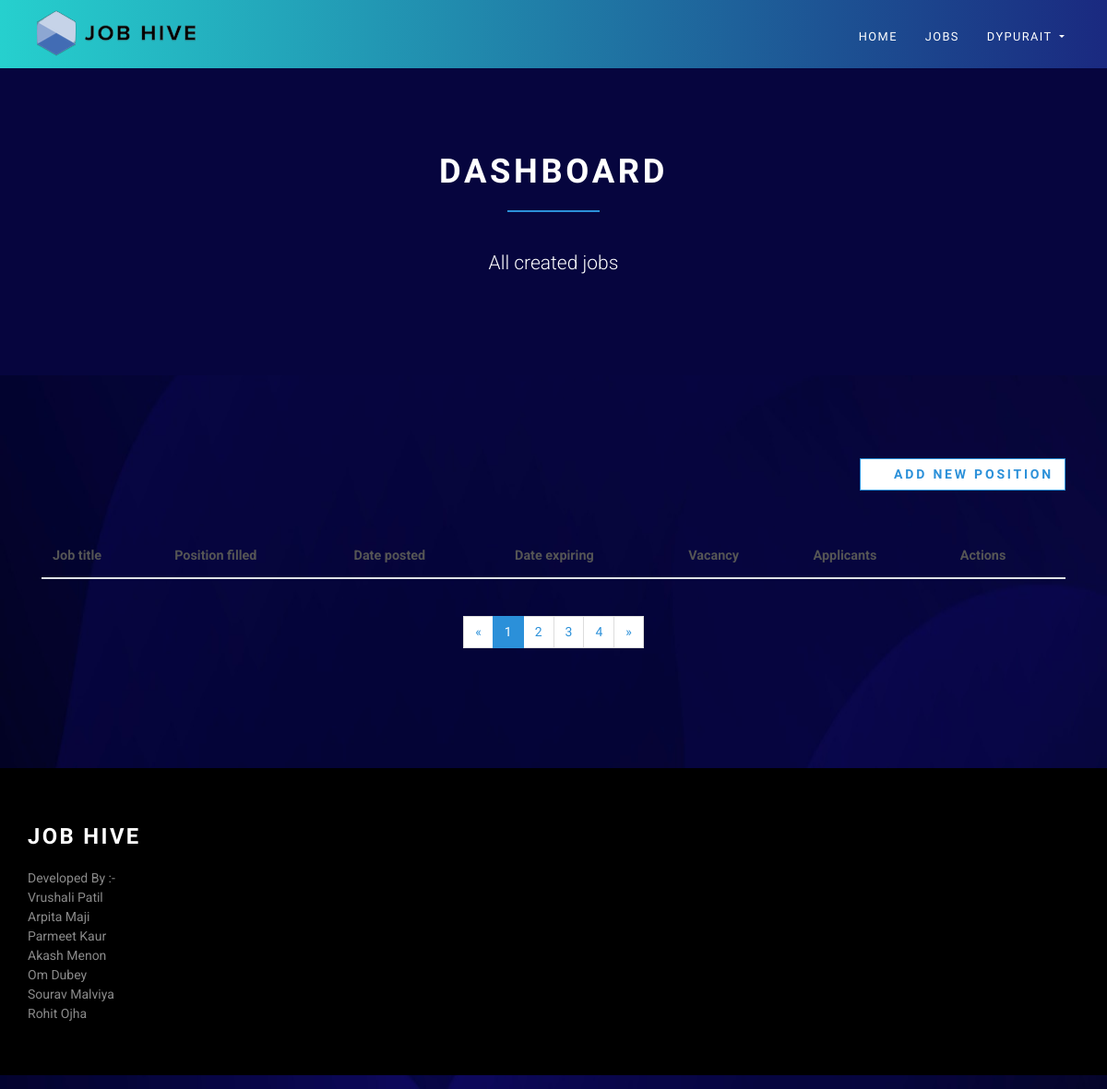
The app's page /en/employer/dashboard/ (signed in), older data.
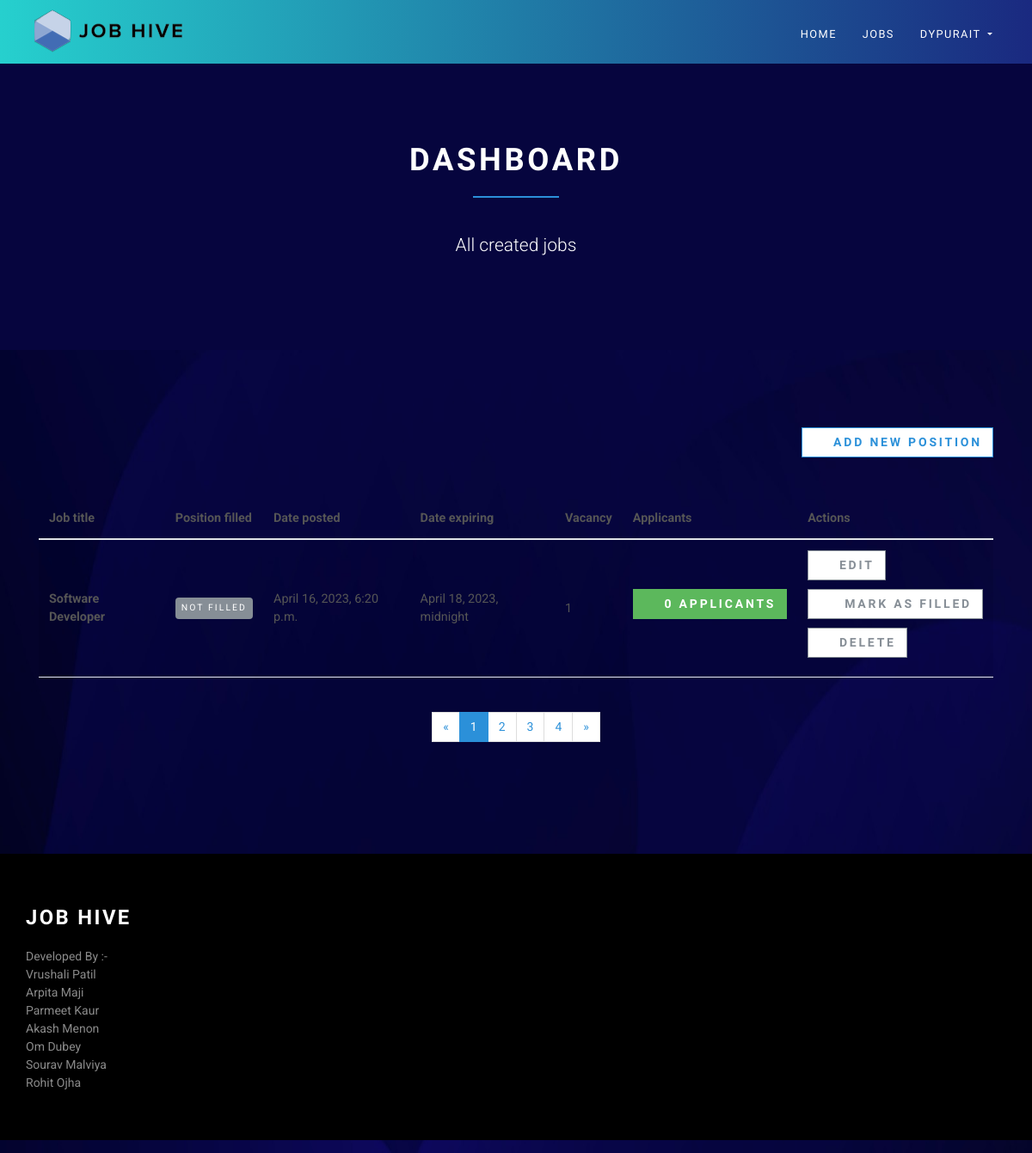
The same page, newer data.
### accounts/models.py (models this page shows, shortened)
class User(AbstractUser):
    username = None
    role = models.CharField(max_length=12, error_messages={"required": "Role must be provided"})
    gender = models.CharField(max_length=10, blank=True, null=True, default="")
    email = models.EmailField(
        unique=True, blank=False, error_messages={"unique": "A user with that email already exists."}
    )
    USERNAME_FIELD = "email"
    REQUIRED_FIELDS = []
    objects = UserManager()

### jobsapp/models.py (models this page shows, shortened)
class Job(models.Model):
    user = models.ForeignKey(User, on_delete=models.CASCADE)
    title = models.CharField(max_length=300)
    description = models.TextField()
    location = models.CharField(max_length=150)
    type = models.CharField(choices=JOB_TYPE, max_length=10)
    category = models.CharField(max_length=100)
    last_date = models.DateTimeField()
    company_name = models.CharField(max_length=100)
    company_description = models.CharField(max_length=300)
    website = models.CharField(max_length=100, default="")
    created_at = models.DateTimeField(default=timezone.now)
    filled = models.BooleanField(default=False)
    salary = models.IntegerField(default=0, blank=True)
    tags = models.ManyToManyField(Tag)
    vacancy = models.IntegerField(default=1)
    objects = JobManager()
    class Meta:
        ordering = ["id"]

### jobsapp/views/employer.py (the view)
# urls.py: path("", DashboardView.as_view(), name="employer-dashboard"),
class DashboardView(ListView):
    model = Job
    template_name = "jobs/employer/dashboard.html"
    context_object_name = "jobs"
    @method_decorator(login_required(login_url=reverse_lazy("accounts:login")))
    @method_decorator(user_is_employer)
    def dispatch(self, request, *args, **kwargs):
        return super().dispatch(self.request, *args, **kwargs)
    def get_queryset(self):
        return self.model.objects.filter(user_id=self.request.user.id)

### templates/jobs/employer/dashboard.html (shortened to what this page needs)
{% extends 'base.html' %}
{% load static %}
{% block content %}
    <section class="bg-light-gray" style="background-color :#06053e;">
        <div class="container">
            <div class="row">
                <div class="col-lg-8 mx-auto">
                    <h1 class="heading" style="color :white;">Dashboard</h1>
                    <p class="lead text-center" style="color :white;">All created jobs</p>
                </div>
            </div>
        </div>
    </section>
    <section>
        <div class="container">
            <div class="row">
                <div class="col-lg-12 text-right mb-5">
                    <a href="{% url 'jobs:employer-jobs-create' %}" class="btn btn-outline-white-primary">
                        <i class="fa fa-plus"></i>Add new position
                    </a>
                </div>
                <div class="col-lg-12">
                    <div class="table-responsive">
                        <table class="table table-striped table-hover table-client-dashboard">
                            <thead>
                            <tr>
                                <th>Job title</th>
                                <th>Position filled</th>
                                <th>Date posted</th>
                                <th>Date expiring</th>
                                <th>Vacancy</th>
                                <th>Applicants</th>
                                <th>Actions</th>
                            </tr>
                            </thead>
                            <tbody>
                            {% for job in jobs %}
                                <tr>
                                    <th><a href="{% url 'jobs:jobs-detail' job.id %}">{{ job.title }}</a>
                                    </th>
                                    <td>
                                        {% if job.filled %}
                                            <span class="badge badge-success">Filled</span>
                                        {% else %}
                                            <span class="badge badge-secondary">Not Filled</span>
                                        {% endif %}
                                    </td>
                                    <td>{{ job.created_at }}</td>
                                    <td>{{ job.last_date }}</td>
                                    <td>{{ job.vacancy }}</td>
                                    <td>
                                        <a href="{% url 'jobs:employer-dashboard-applicants' job.id %}"
                                           class="btn btn-success">
                                            <i class="fa fa-users"></i>{{ job.applicants.count }}
                                            <span class="hidden-xs hidden-sm">Applicants</span>
                                        </a>
                                    </td>
                                    <td>
                                        <a href="{% url 'jobs:employer-jobs-edit' job.id %}" class="btn btn-outline-white-secondary">
                                            <i class="fa fa-edit"></i>Edit
                                        </a>
                                        <br>
                                        {% if job.filled %}
                                            <a href="{% url 'jobs:job-mark-filled' job.id %}"
                                               class="btn btn-outline-white-secondary">
                                                <i class="fa fa-check-circle-o"></i>
                                                <span class="hidden-xs hidden-sm">Filled</span>
                                            </a><br>
                                        {% else %}
                                            <a href="{% url 'jobs:job-mark-filled' job.id %}"
                                               class="btn btn-outline-white-secondary">
                                                <i class="fa fa-check-circle-o"></i>
                                                <span class="hidden-xs hidden-sm">Mark as </span>filled
                                            </a><br>
                                        {% endif %}
                                        <a href="#" class="btn btn-outline-white-secondary">
                                            <i class="fa fa-times-circle-o"></i>Delete
                                        </a>
                                    </td>
                                </tr>
                            {% endfor %}
                            </tbody>
                        </table>
                    </div>
                    <div class="pages">
                        <nav aria-label="Page navigation example" class="d-flex justify-content-center mt-4 mb-4">
                            <ul class="pagination">
                                <li class="page-item"><a href="#" aria-label="Previous" class="page-link"><span
                                        aria-hidden="true">«</span><span class="sr-only">Previous</span></a></li>
                                <li class="page-item active"><a href="#" class="page-link">1</a></li>
                                <li class="page-item"><a href="#" class="page-link">2</a></li>
                                <li class="page-item"><a href="#" class="page-link">3</a></li>
                                <li class="page-item"><a href="#" class="page-link">4</a></li>
                                <li class="page-item"><a href="#" aria-label="Next" class="page-link"><span
                                        aria-hidden="true">»</span><span class="sr-only">Next</span></a></li>
                            </ul>
                        </nav>
                    </div>
                </div>
            </div>
        </div>
    </section>
{% endblock %}

### templates/base.html (shortened to what this page needs)
{% load static %}
{% load static i18n %}
{% get_current_language as LANGUAGE_CODE %}
<!DOCTYPE html>
<html lang="{{ LANGUAGE_CODE }}">
<head>
    <link rel="stylesheet"
          href="{% static 'vendor/bootstrap/css/bootstrap.min.css' %}">
    <link rel="stylesheet"
          href="{% static 'vendor/font-awesome/css/font-awesome.min.css' %}">
    <link rel="stylesheet" href="{% static 'vendor/owl.carousel/assets/owl.carousel.css' %}">
    <link rel="stylesheet" href="{% static 'vendor/owl.carousel/assets/owl.theme.default.css' %}">
    <link rel="stylesheet" href="{% static 'css/style.default.css' %}" id="theme-stylesheet">
    <link rel="stylesheet" href="{% static 'css/custom.css' %}">
    <link rel="stylesheet" href="https://cdnjs.cloudflare.com/ajax/libs/toastr.js/latest/toastr.min.css"/>
</head>
<body>
<header class="header">
    <nav class="navbar navbar-expand-lg">
        <div class="container-fluid">
            <a href="{% url 'jobs:home' %}" class="navbar-brand">
                <img src="{% static 'img/logo-small.png' %}" alt="logo" class="d-none d-lg-block">
            </a>
            <div id="navbarSupportedContent" class="collapse navbar-collapse">
                {% with request.resolver_match.url_name as url_name %}
                    <ul class="navbar-nav ml-auto">
                        <li class="nav-item {% if url_name == 'home' %}active{% endif %}">
                            <a href="{% url 'jobs:home' %}" class="nav-link">Home <span class="sr-only">(current)</span></a>
                        </li>
                        <li class="nav-item {% if url_name == 'jobs' %}active{% endif %}">
                            <a href="{% url 'jobs:jobs' %}" class="nav-link">Jobs</a>
                        </li>
                        {% if request.user.is_authenticated and request.user.role == 'employer' %}
                            <li class="nav-item dropdown">
                                <a id="clientZone" href="#" data-toggle="dropdown"
                                   aria-haspopup="true" aria-expanded="false"
                                       class="nav-link dropdown-toggle mb-3 mb-lg-0 mt-3 mt-lg-0">
                                    {% if request.user.role == 'employee' %}
                                        {{ request.user.first_name }} {{ request.user.last_name }}
                                    {% else %}
                                        {{ request.user.first_name }}
                                    {% endif %}
                                </a>
                            </li>
                        {% endif %}
                    </ul>
                {% endwith %}
            </div>
        </div>
    </nav>
</header>
<div>
    {% block content %} {% endblock %}
</div>
<div class="footer">
    <div class="container">
        <div class="row">
            <div class="footer-col1">
               <h3>Job Hive</h3>
                <p>Developed By :-
                    <br>
                    Vrushali Patil
                    <br>
                    Arpita Maji
                    <br>
                    Parmeet Kaur
                    <br>
                    Akash Menon
                    <br>
                    Om Dubey
                    <br>
                    Sourav Malviya
                    <br>
                    Rohit Ojha
                </p>
    </div>
</div>
</body>
</html>

### templates/lang_selector.html (shortened to what this page needs)
{% load i18n %}

### static/css/style.default.css (style rules this page uses)
html { height:100% }
body { height:100% }
header { z-index:1000 }
section { position:relative;padding-top:90px;padding-bottom:90px }
.heading { text-align:center;margin-bottom:40px }
.heading:after { content:" ";display:block;width:100px;height:2px;margin:20px auto 20px;background:#2b90d9 }
a,button { -webkit-transition:all .2s ease-out;transition:all .2s ease-out }
a i.fa,button i.fa { margin:0 5px }
.bg-light-gray { background:#fafafa }
.pages { text-align:center }
.badge { text-transform:uppercase;letter-spacing:.2em;font-weight:400;font-size:0.65rem;padding:7px }
.table { font-size:0.9rem }
.table td,.table th { border-top:none;border-bottom:1px solid #e9ecef }
.header { width:100% }
.navbar { text-transform:uppercase;letter-spacing:0.1em;background:#B3CAD8;padding-top:0 !important;padding-bottom:0 !important }
.navbar a { font-family:"Montserrat",Helvetica,Arial,sans-serif }
.navbar ul.navbar-nav>li>a:not(.navbar-btn) { color:#fff;font-weight:300;font-family:"Montserrat",Helvetica,Arial,sans-serif;font-size:0.8rem }
@media (min-width: 992px) { .navbar ul.navbar-nav>li>a:not(.navbar-btn) { border-top:5px solid transparent;padding:40px 15px !important;color:#fff;font-weight:300 } }
.table-client-dashboard th,.table-client-dashboard td { vertical-align:middle !important }
.table-client-dashboard .btn { margin-bottom:10px }
.navbar { padding:.5rem 1rem }
.navbar-brand { display:inline-block;padding-top:.33594rem;padding-bottom:.33594rem;margin-right:1rem;font-size:1.09375rem }
.btn { font-weight:700;font-family:"Montserrat",Helvetica,Arial,sans-serif;border:1px solid transparent;text-transform:uppercase;letter-spacing:0.2em;padding:.375rem .75rem;font-size:.875rem;line-height:1.5;border-radius:0;-webkit-transition:background-color 0.15s ease-in-out,border-color 0.15s ease-in-out,-webkit-box-shadow 0.15s ease-in-out;transition:background-color 0.15s ease-in-out,border-color 0.15s ease-in-out,-webkit-box-shadow 0.15s ease-in-out;transition:background-color 0.15s ease-in-out,border-color 0.15s ease-in-out,box-shadow 0.15s ease-in-out;transition:background-color 0.15s ease-in-out,border-color 0.15s ease-in-out,box-shadow 0.15s ease-in-out,-webkit-box-shadow 0.15s ease-in-out }
.btn-success { color:color-yiq(#5cb85c);background-color:#5cb85c;border-color:#5cb85c }
.btn-outline-white-primary { color:#2b90d9;background-color:#fff;background-image:none;border-color:#2b90d9 }
.btn-outline-white-secondary { color:#868e96;background-color:#fff;background-image:none;border-color:#868e96 }
body { font-family:"Roboto",Helvetica,Arial,sans-serif;font-size:.875rem;font-weight:400;line-height:1.5;color:#555;background-color:#fff }
a { color:#2b90d9;text-decoration:none }
h1,h2,h3,h4,h5,h6,.h1,.h2,.h3,.h4,.box-simple h3,.box-image .name h3,.box-image-text .top .name h3,.box-image-text .top .name h4,.h5,.h6 { margin-bottom:1rem;font-family:"Montserrat",Helvetica,Arial,sans-serif;font-weight:700;line-height:1.2;color:#555;text-transform:uppercase;letter-spacing:0.1em }
h1,.h1 { font-size:2.275rem }
h3,.h3 { font-size:1.4875rem }
.lead { font-size:1.3125rem;font-weight:300 }
.page-item:first-child .page-link { border-top-left-radius:0rem;border-bottom-left-radius:0rem }
.page-item:last-child .page-link { border-top-right-radius:0rem;border-bottom-right-radius:0rem }
.page-item.active .page-link { color:#fff;background-color:#2b90d9;border-color:#2b90d9 }
.page-link { padding:.5rem .75rem;line-height:1.25;color:#2b90d9;background-color:#fff;border:1px solid #ddd;font-family:"Montserrat",Helvetica,Arial,sans-serif }
.badge-secondary { color:color-yiq(#868e96);background-color:#868e96 }

### templates/base.html (style rules this page uses)
body { background-image: url('meeting.jpeg'); background-repeat: no-repeat; background-attachment: fixed; background-size: 100% 100%; }
.navbar { background: #1A2980; background: -webkit-linear-gradient(to right, #26D0CE, #1A2980); background: linear-gradient(to right, #26D0CE, #1A2980); margin-top: -15px; margin-bottom: -15px; }
.footer { background: #000; color: #8a8a8a; font-size: 14px; padding: 60px 0 20px; }
.footer p { color: #8a8a8a; }
.footer h3 { color: #fff; margin-bottom: 20px; }
.footer-col1,.footer-col2,.footer-col3,.footer-col4 { min-width: 250px; margin-bottom: 20px; }
.footer-col1 { flex-basis: 30%; }
.bg-light-gray { background-color:whitesmoke; }
a, a:hover, a:focus, a:active { text-decoration: none; color: inherit; }

Row changes from the older to the newer data that the page shows:
added Job: title "Software Developer", filled "NOT FILLED", created_at "April 16, 2023, 6:20 p.m.", last_date "April 18, 2023, midnight", vacancy "1", applicants.count "0"
